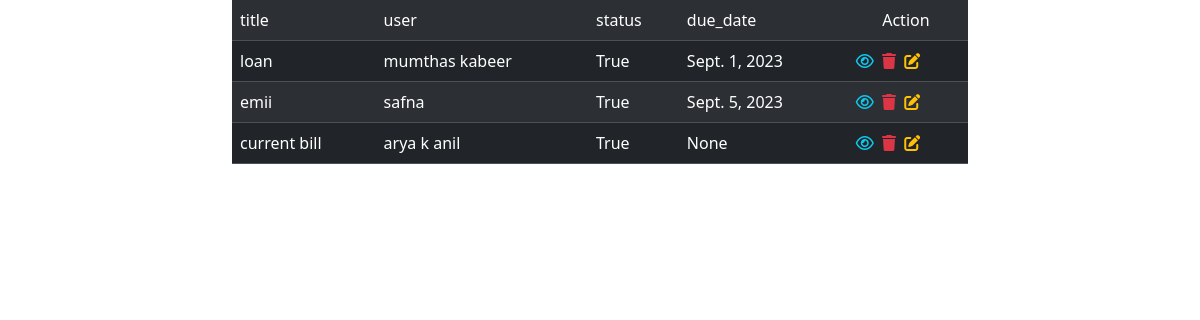
The page /todos/list/ on the database its author committed.
### task/models.py (models this page shows, shortened)
class Todos(models.Model):
    title=models.CharField(max_length=200)
    user=models.CharField(max_length=200)
    status=models.BooleanField(default=False)
    created_date=models.DateTimeField(auto_now_add=True,null=True)
    due_date=models.DateField(null=True)

### task/views.py (the view)
# urls.py: path('todos/list/',TodoListView.as_view(),name="todo-list"),
class TodoListView(View):
    def get(self,request,*args,**kwargs):
        qs=Todos.objects.all()
        return render(request,"todo_list.html",{"todos":qs})

### task/templates/todo_list.html (shortened to what this page needs)
<!DOCTYPE html>
<html lang="en">
<head>
    <link href="https://cdn.jsdelivr.net/npm/bootstrap@5.3.2/dist/css/bootstrap.min.css" rel="stylesheet">
    <link rel="stylesheet" href="https://cdnjs.cloudflare.com/ajax/libs/font-awesome/6.4.2/css/all.min.css" />
</head>
<body>
    <div class="container">
        <div class="row">
            <div class="col-2"></div>
            <div class="col-8">
                <table class="table table-striped table-dark">
                    <tr>
                        <td>title</td>
                        <td>user</td>
                        <td>status</td>
                        <td>due_date</td>
                        <td class="text-center">Action</td>
                    </tr>
                    {%for todo in todos%}
                        <tr>
                                <td>{{todo.title}}</td>
                                <td>{{todo.user}}</td>
                                <td>{{todo.status}}</td>
                                <td>{{todo.due_date}}</td>
                               <td class="px-2">
                                <a href="{%url 'todo-detail' todo.id %}" class="ms-1"><i class="fa-regular fa-eye fa-shake text-info"></i></a>
                                <a href="{% url 'todo-delete' todo.id %}" class="ms-1"><i class="fa-solid fa-trash text-danger"></i></a>
                                <a href="{% url 'todo-change' todo.id %}" class="ms-1"><i class="fa-solid fa-pen-to-square text-warning"></i></a>
                            </td>
                        </tr>
                    {%endfor%}
                </table>
            </div>
            <div class="col-2"></div>
        </div>
    </div>
</body>
</html>

### rows shown on the page
Todos: title "loan", user "mumthas kabeer", status "True", due_date "Sept. 1, 2023"
Todos: title "emii", user "safna", status "True", due_date "Sept. 5, 2023"
Todos: title "current bill", user "arya k anil", status "True", due_date "None"
